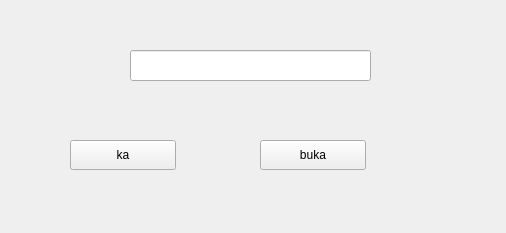
<?xml version="1.0" encoding="UTF-8"?>
<ui version="4.0">
 <class>Form</class>
 <widget class="QWidget" name="Form">
  <property name="geometry">
   <rect>
    <x>0</x>
    <y>0</y>
    <width>506</width>
    <height>233</height>
   </rect>
  </property>
  <property name="windowTitle">
   <string>Form</string>
  </property>
  <widget class="QLineEdit" name="lineEdit">
   <property name="geometry">
    <rect>
     <x>130</x>
     <y>50</y>
     <width>241</width>
     <height>31</height>
    </rect>
   </property>
  </widget>
  <widget class="QPushButton" name="pushButton">
   <property name="geometry">
    <rect>
     <x>70</x>
     <y>140</y>
     <width>106</width>
     <height>30</height>
    </rect>
   </property>
   <property name="text">
    <string>ka</string>
   </property>
  </widget>
  <widget class="QPushButton" name="pushButton_2">
   <property name="geometry">
    <rect>
     <x>260</x>
     <y>140</y>
     <width>106</width>
     <height>30</height>
    </rect>
   </property>
   <property name="text">
    <string>buka</string>
   </property>
  </widget>
 </widget>
 <resources/>
 <connections/>
</ui>
